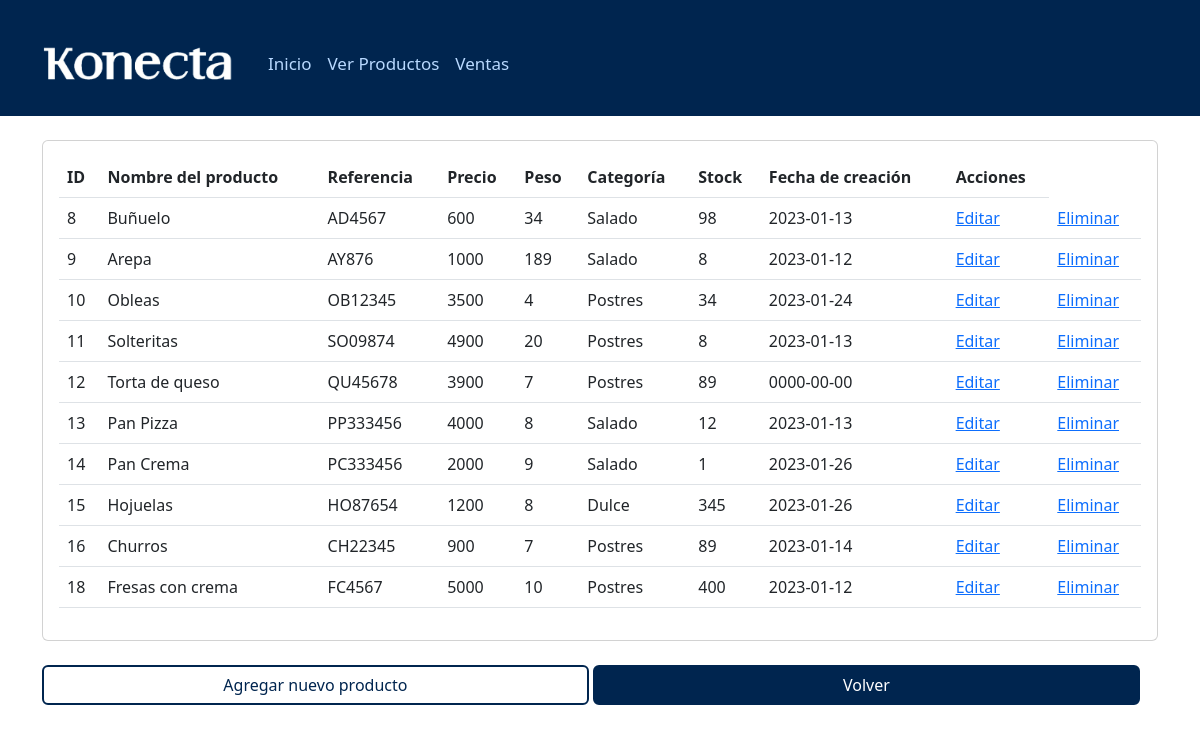
Page /modulos/productos/index.php on the committed database.
### tables this page shows
CREATE TABLE `productos` (
  `id` int(11) NOT NULL,
  `nombre` varchar(255) NOT NULL,
  `referencia` varchar(255) NOT NULL,
  `precio` int(11) NOT NULL,
  `peso` int(11) NOT NULL,
  `categoria` varchar(255) NOT NULL,
  `stock` int(11) NOT NULL,
  `fecha` date NOT NULL
);

### modulos/productos/index.php (the view, shortened to what this page needs)
<?php
include("../../bd.php");
?>
<?php
$ROOT = '../../';
include("../../templates/header.php");
?>
<br>
<div class="card">
    <div class="card-body">
        <div class="table-responsive-sm">
            <table class="table">
                <thead>
                    <tr>
                        <th scope="col">ID</th>
                        <th scope="col">Nombre del producto</th>
                        <th scope="col">Referencia</th>
                        <th scope="col">Precio</th>
                        <th scope="col">Peso</th>
                        <th scope="col">Categoría</th>
                        <th scope="col">Stock</th>
                        <th scope="col">Fecha de creación</th>
                        <th scope="col">Acciones</th>
                    </tr>
                </thead>
                <tbody>
                    <?php
                    $query = "SELECT * FROM productos";
                    $comentario = mysqli_query($con, $query);
                    while ($fila = mysqli_fetch_array($comentario, MYSQLI_ASSOC)) {
                        echo '<tr>
                                <td>' . $fila["id"] . '</td>
                                <td>' . $fila["nombre"] . '</td>
                                <td>' . $fila["referencia"] . '</td>
                                <td>' . $fila["precio"] . '</td>
                                <td>' . $fila["peso"] . '</td>
                                <td>' . $fila["categoria"] . '</td>
                                <td>' . $fila["stock"] . '</td>
                                <td>' . $fila["fecha"] . '</td>
                                <td> <a href="editar.php?id=' . $fila["id"] . '">Editar</a></td>
                                <td> <a href="eliminar.php?id=' . $fila["id"] . '">Eliminar</a></td>
                            </tr>';
                    }
                    ?>
                </tbody>
            </table>
        </div>
    </div>
</div>
<a name="registro" id="registro" class="btn btn-ag" href="crear.php" role="button">Agregar nuevo producto</a>
<a name="volver" id="volver" class="btn btn-v" href="../../index.php" role="button">Volver</a>

### templates/header.php (shortened to what this page needs)
<?php
$url_base = "http://localhost/dashboard/konecta/";
?>
<!doctype html>
<html lang="en">
<head>
    <link href="<?php echo $ROOT; ?>estilos/styles.css" rel="stylesheet" type="text/css">
    <link href="https://cdn.jsdelivr.net/npm/bootstrap@5.2.1/dist/css/bootstrap.min.css" rel="stylesheet"
>
</head>
<body>
    <nav class="navbar navbar-expand navbar-light nav-col">
        <ul class="nav navbar-nav">
            <li class="nav-item nav-right">
                <img class="logo" src="<?php echo $ROOT; ?>img/konecta.png" alt="konecta">
            </li>
            <li class="nav-item">
                <a class="a nav-link active" href="<?php echo $url_base; ?>index.php" aria-current="page">Inicio</a>
            </li>
            <li class="nav-item">
                <a class="a nav-link" href="<?php echo $url_base; ?>modulos/productos/index.php">Ver Productos</a>
            </li>
            <li class="nav-item">
                <a class="a nav-link" href="<?php echo $url_base; ?>modulos/ventas/index.php">Ventas</a>
            </li>
        </ul>
    </nav>
    <main class="container">

### estilos/styles.css (style rules this page uses)
html, body { height: 100%; }
.nav-col { background-color: #00254F !important; }
.navbar-nav { margin-left: 40px; height: 100px; }
.a { color: #b8d9ff !important; font-size: 17px !important; margin-top: 5px; }
.nav-item { margin-top: 30px; }
.logo { width: 200px; height: 50px; margin-right: 20px; }
.btn-ag { background-color: transparent !important; color: #00254F !important; border: 2px solid #00254F !important; width: 49%; }
.btn-v { background-color: #00254F !important; ; color: white !important; border: 2px solid #00254F !important; width: 49%; }

### rows in the picture
productos: id "8", nombre "Buñuelo", referencia "AD4567", precio "600", peso "34", categoria "Salado", stock "98", fecha "2023-01-13"
productos: id "9", nombre "Arepa", referencia "AY876", precio "1000", peso "189", categoria "Salado", stock "8", fecha "2023-01-12"
productos: id "10", nombre "Obleas", referencia "OB12345", precio "3500", peso "4", categoria "Postres", stock "34", fecha "2023-01-24"
productos: id "11", nombre "Solteritas", referencia "SO09874", precio "4900", peso "20", categoria "Postres", stock "8", fecha "2023-01-13"
productos: id "12", nombre "Torta de queso", referencia "QU45678", precio "3900", peso "7", categoria "Postres", stock "89", fecha "0000-00-00"
productos: id "13", nombre "Pan Pizza", referencia "PP333456", precio "4000", peso "8", categoria "Salado", stock "12", fecha "2023-01-13"
productos: id "14", nombre "Pan Crema", referencia "PC333456", precio "2000", peso "9", categoria "Salado", stock "1", fecha "2023-01-26"
productos: id "15", nombre "Hojuelas", referencia "HO87654", precio "1200", peso "8", categoria "Dulce", stock "345", fecha "2023-01-26"
productos: id "16", nombre "Churros", referencia "CH22345", precio "900", peso "7", categoria "Postres", stock "89", fecha "2023-01-14"
productos: id "18", nombre "Fresas con crema", referencia "FC4567", precio "5000", peso "10", categoria "Postres", stock "400", fecha "2023-01-12"
